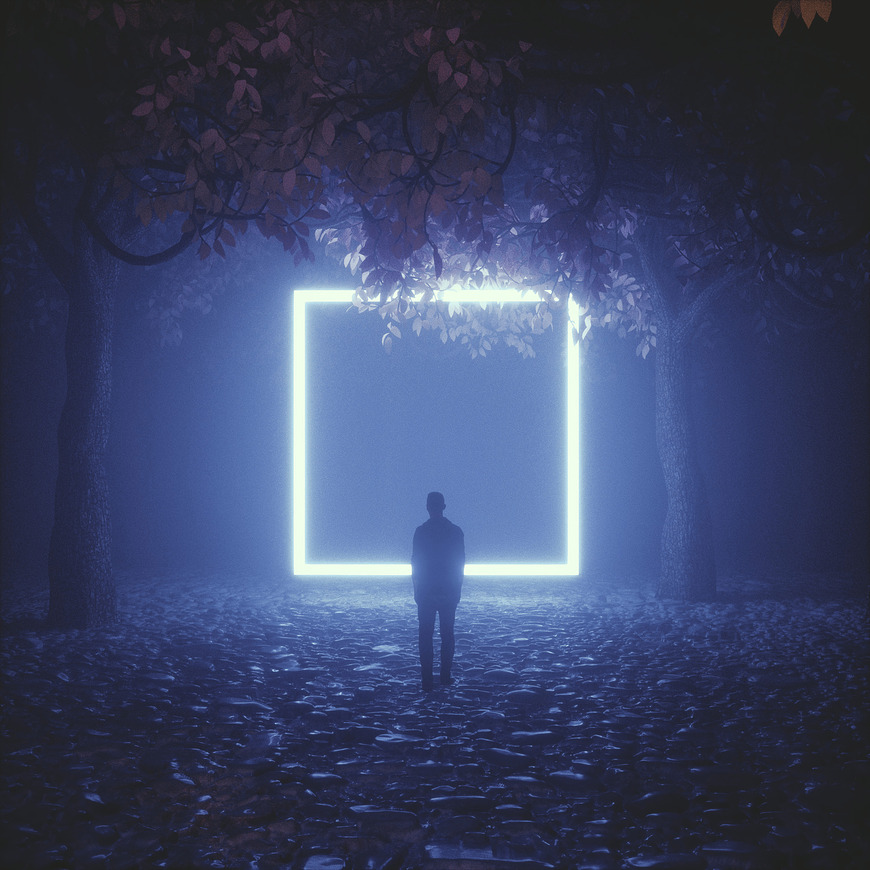
//> input picture D1/img1.jpeg, 870 x 870 px
$ ./DisplayHistogram img1.jpeg   (built with g++ and OpenCV 4)
//> lines starting //> are read from the running program, lines starting //| are printed output that depends on the picture; after the words box and inside, x2 and y2 are one past the last pixel; in counts of white or black regions, pixels touching at a corner belong together
#include <opencv2/opencv.hpp>
#include <iostream>

int main(int argc, char** argv) {
    // Verifica se o caminho da imagem foi fornecido
    if (argc != 2) {
        std::cout << "Uso: " << argv[0] << " <caminho_da_imagem>" << std::endl;
        return -1;
    }

    // Carregar a imagem em escala de cinza
    cv::Mat grayImage = cv::imread(argv[1], cv::IMREAD_GRAYSCALE);
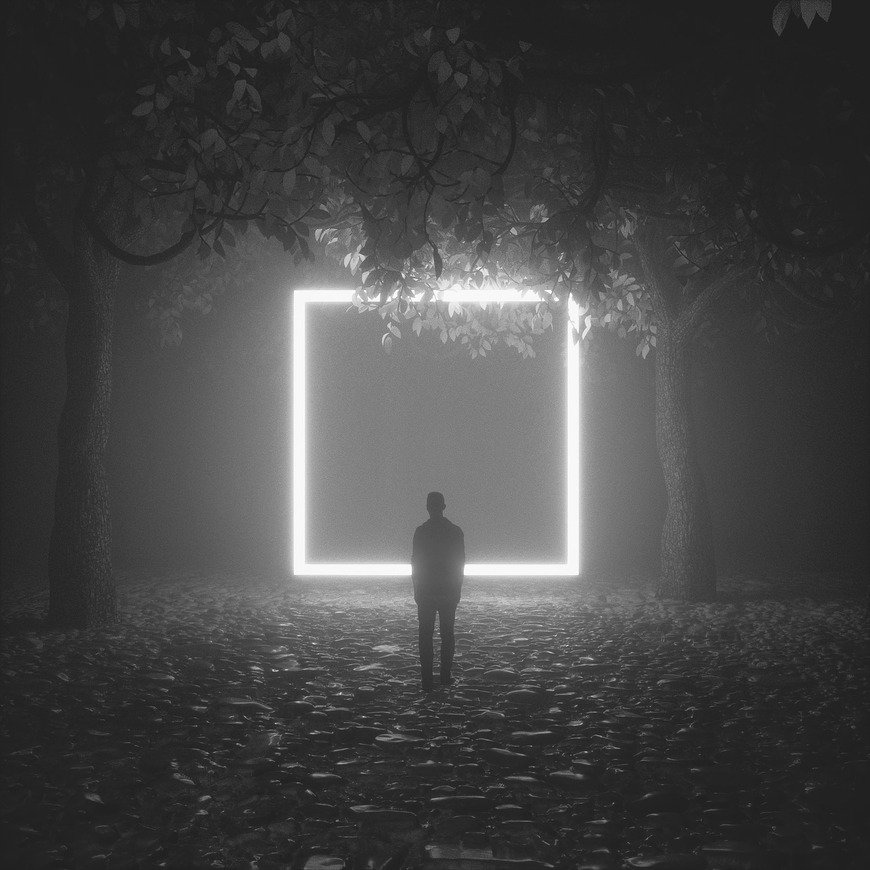
//> grayImage: 870 rows x 870 cols, CV_8UC1; min 24, max 255, mean 69.4

    if (grayImage.empty()) {
        std::cout << "Erro ao carregar a imagem!" << std::endl;
        return -1;
    }

    // Exibir a imagem original em escala de cinza
    cv::imshow("Imagem em Escala de Cinza", grayImage);

    // Calcular o histograma
    int histSize = 256;  // Número de bins (valores de intensidade de 0 a 255)
    float range[] = {0, 256};
    const float* histRange = {range};

    cv::Mat hist;
    cv::calcHist(&grayImage, 1, 0, cv::Mat(), hist, 1, &histSize, &histRange);
//> hist = 256 values, max 32621 at index 33, min 0 at index 0, mean 2956.6

    // Normalizar o histograma para caber na tela
    int histW = 512, histH = 400;
    int binW = cvRound((double) histW / histSize);

    cv::Mat histImage(histH, histW, CV_8UC3, cv::Scalar(0, 0, 0));
    cv::normalize(hist, hist, 0, histImage.rows, cv::NORM_MINMAX);
//> hist = 256 values, max 400 at index 33, min 0 at index 0, mean 36.25

    // Desenhar o histograma
    for (int i = 1; i < histSize; i++) {
        cv::line(histImage,
                 cv::Point(binW * (i - 1), histH - cvRound(hist.at<float>(i - 1))),
                 cv::Point(binW * i, histH - cvRound(hist.at<float>(i))),
                 cv::Scalar(255, 255, 255), 2, 8, 0);
    }
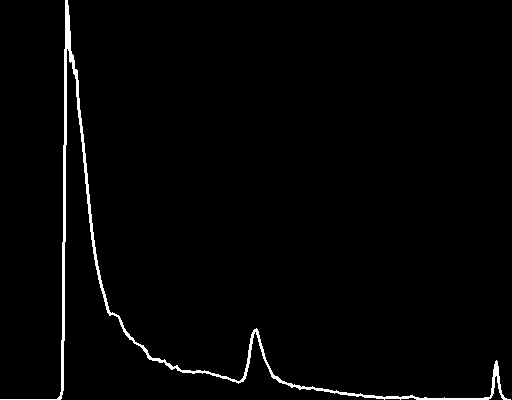
//> histImage: 400 rows x 512 cols, CV_8UC3; 1.8% white; 1 white region, box (x1, y1, x2, y2) and area: (0, 0, 511, 400) 3710

    // Exibir o histograma
    cv::imshow("Histograma da Imagem", histImage);

    // Aguardar a tecla para fechar as janelas
    cv::waitKey(0);

    return 0;
}

//compilar:     g++ DisplayHistogram.cpp -o DisplayHistogram `pkg-config --cflags --libs opencv4`
